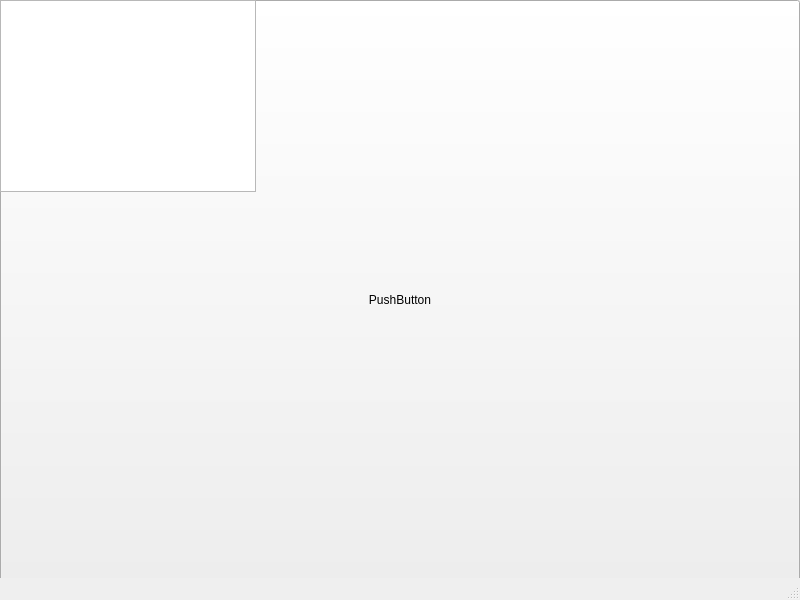
<?xml version="1.0" encoding="UTF-8"?>
<ui version="4.0">
    <class>MainWindow</class>
    <widget class="QMainWindow" name="MainWindow">
        <property name="geometry">
            <rect>
                <x>0</x>
                <y>0</y>
                <width>800</width>
                <height>600</height>
            </rect>
        </property>
        <property name="windowTitle">
            <string>MainWindow</string>
        </property>
        <widget class="QWidget" name="centralwidget">
            <widget class="QPushButton" name="pushButton">
                <property name="geometry">
                    <rect>
                        <x>0</x>
                        <y>0</y>
                        <width>800</width>
                        <height>600</height>
                    </rect>
                </property>
                <property name="text">
                    <string>PushButton</string>
                </property>
            </widget>
            <widget class="QTextEdit" name="textEdit" />
        </widget>
        <widget class="QMenuBar" name="menubar">
            <property name="geometry">
                <rect>
                    <x>0</x>
                    <y>0</y>
                    <width>800</width>
                    <height>22</height>
                </rect>
            </property>
        </widget>
        <widget class="QStatusBar" name="statusbar" />
    </widget>
    <resources />
    <connections />
</ui>
